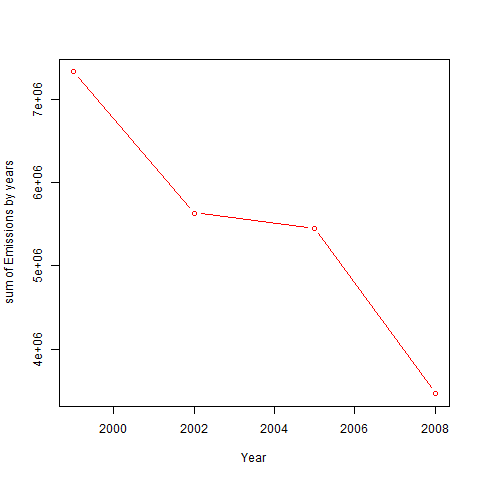

Generate this figure with R:
library(dplyr)
nei1<- select(NEI, Emissions, year)
as.factor(nei1$year)
nei1<-filter(nei1, !is.na(Emissions))  
        
nei1<- nei1%>%
        group_by(year)%>%
        summarise(pm25sum=sum(Emissions))

dev.copy(png, file="plot1.png", width=480, height=480)

plot(nei1$year,nei1$pm25sum, type='b', ylab='sum of Emissions by years', xlab='Year', col="red",ylim = c(min(nei1$pm25sum),max(nei1$pm25sum))  )

dev.off()
